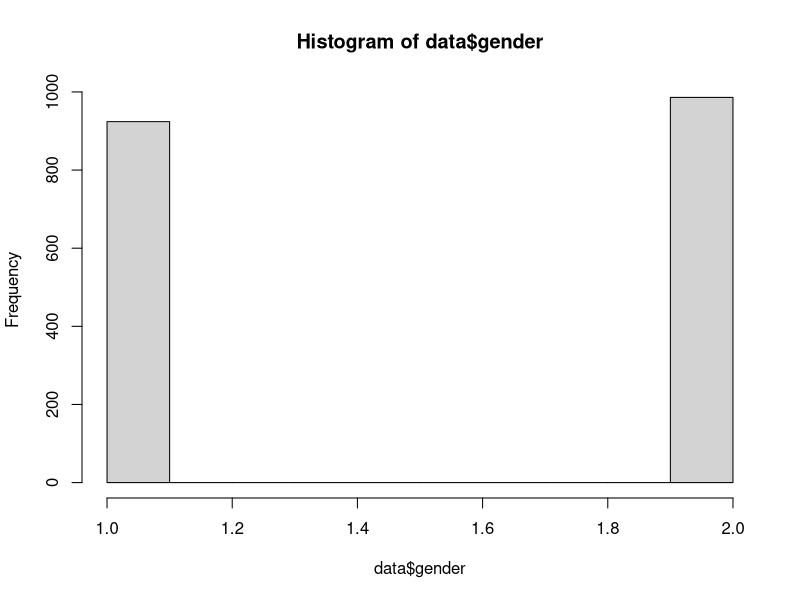
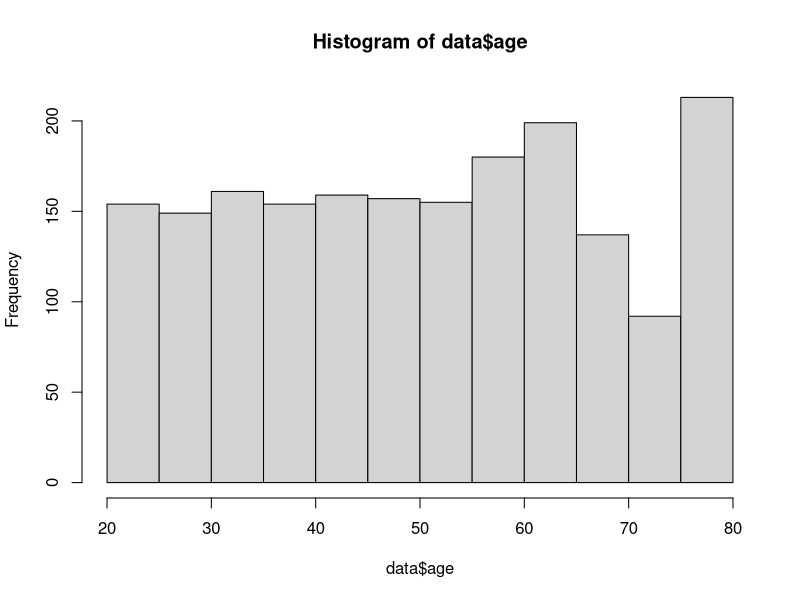
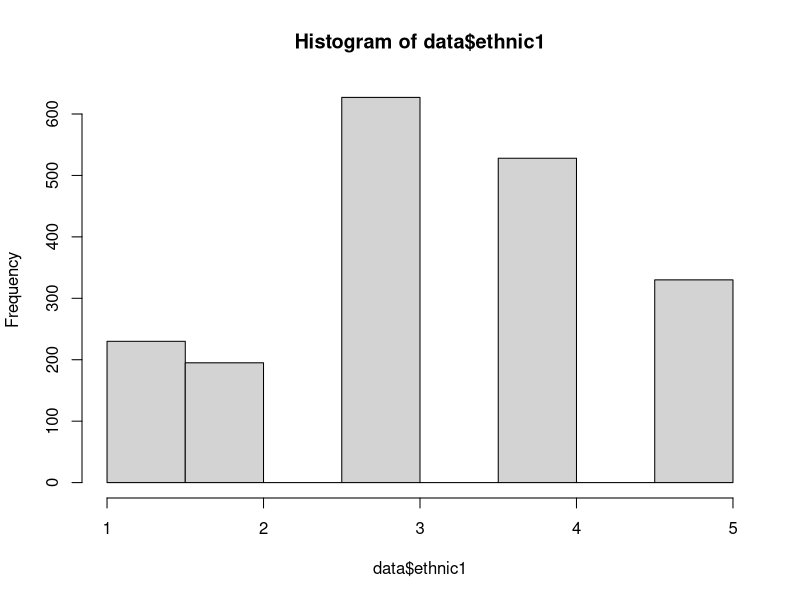
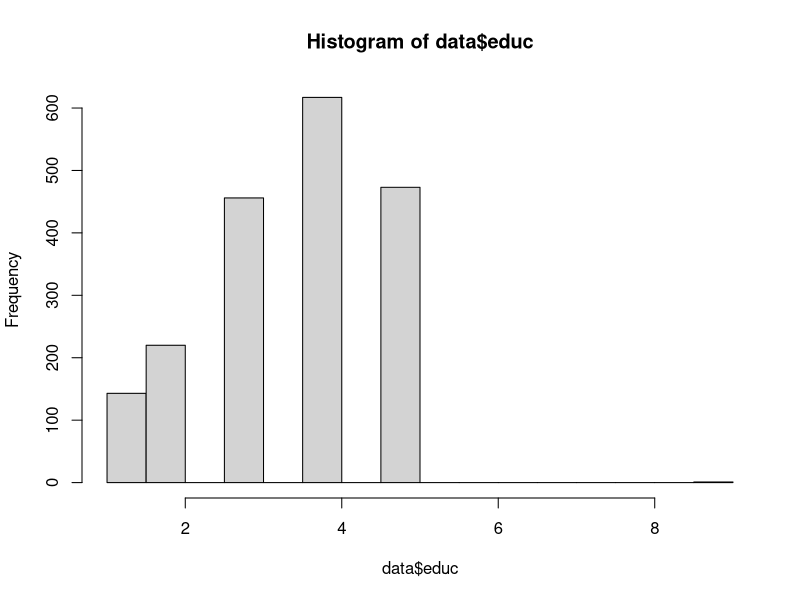
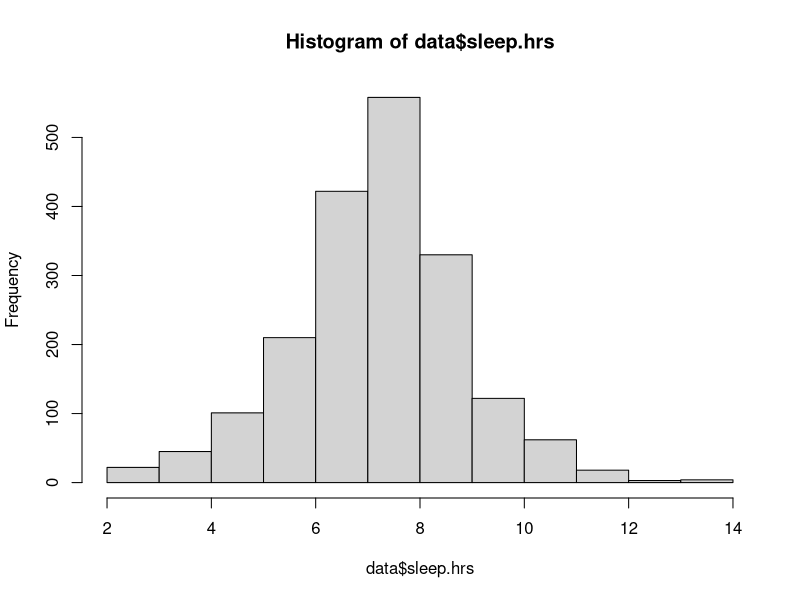
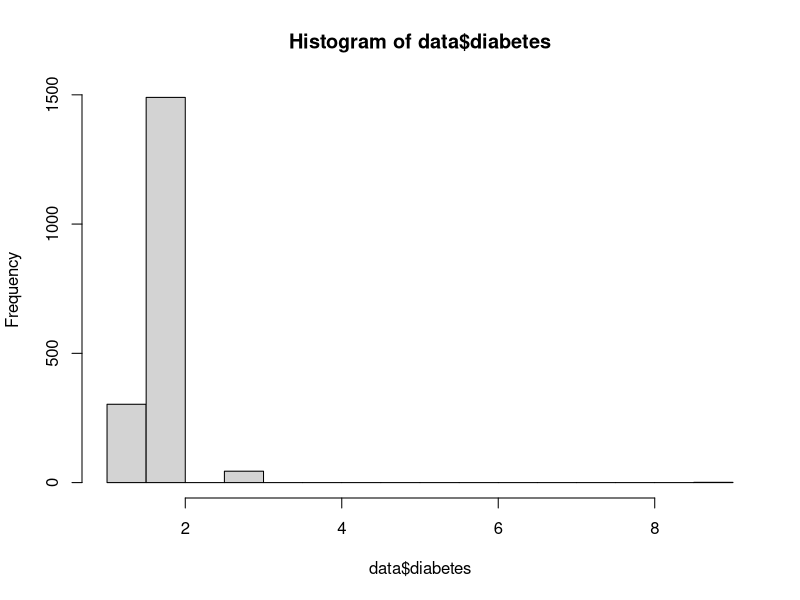
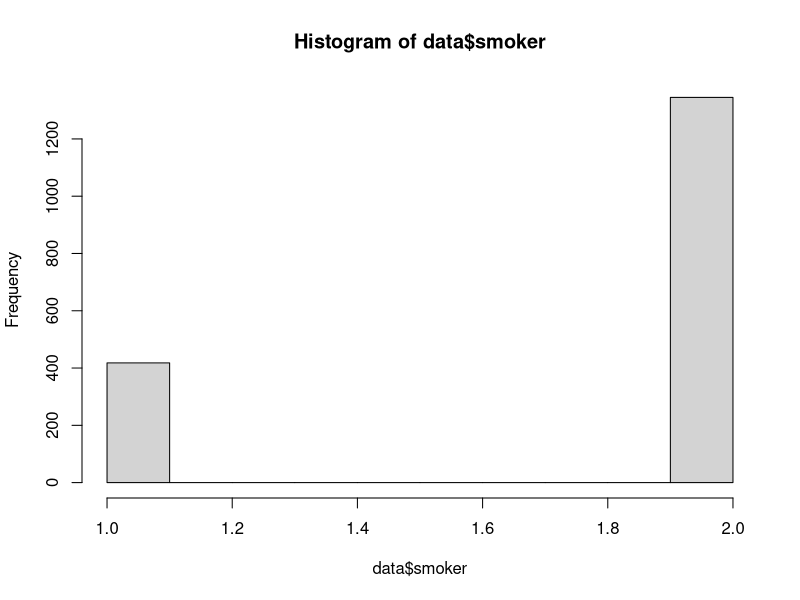
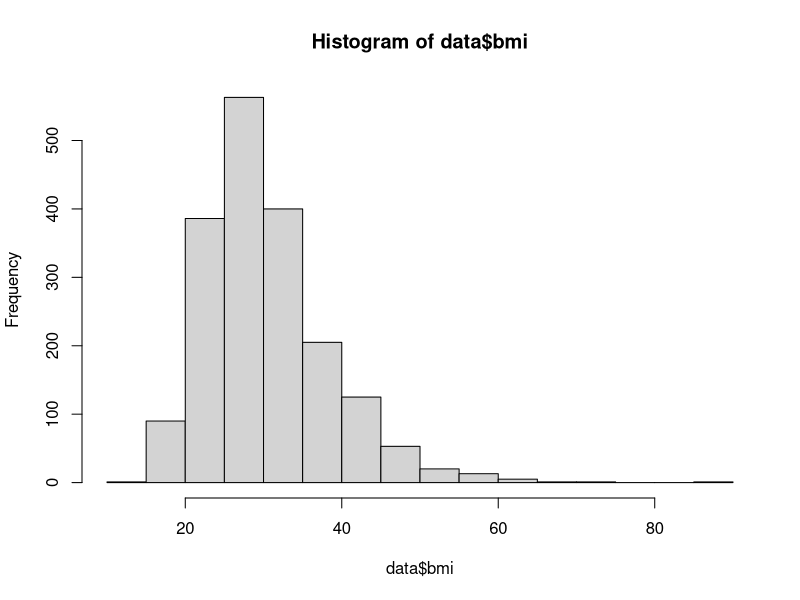

The R script that drew these images, in order:
## ---- chunk 1
knitr::opts_chunk$set(echo = TRUE)
## ---- chunk 2
library(tidyverse)
## ---- chunk 3
# Load the CSV file
data <- read.csv("final_cardiac_data.csv")
data_clean = read.csv("final_cardiac_data.csv")
# Data Overview
head(data)
str(data)

# Find all NA value
data[!complete.cases(data), ]

# Find column with NA
columns_with_na <- colSums(is.na(data)) > 0; columns_with_na
## ---- chunk 4
hist(data$gender)
hist(data$age)
hist(data$ethnic1)
hist(data$educ)
hist(data$sleep.hrs)
hist(data$diabetes)
hist(data$smoker)
hist(data$bmi)
## ---- chunk 5
data <- select(data, -c("X", "seqn"))

BMI_NA = sum(is.na(data$bmi)) # 46 missing values
length(data$bmi)
BMI_perc_NA = round((sum(is.na(data$bmi))/length(data$bmi))*100,2)
# only 46/1910 (~2%) of the data in the bmi column is missing
hist(data$bmi)
## ---- chunk 6
# median imputation
data_clean$bmi <- ifelse(is.na(data$bmi), median(data$bmi), data$bmi)
hist(data_clean$bmi, col = "lightblue", main = "BMI Distribution", xlab = "BMI")
## ---- chunk 7
summary(data)
## ---- chunk 8
# Remove all na value, and find the relation between each variable
data <- data[, !(names(data) %in% c("X", "seqn"))]
data_no_na <- na.omit(data)
cor_matrix <- cor(data_no_na)
heatmap(cor_matrix)
pairs(data_no_na)
## ---- chunk 9
## code for model to fill in missing values (for ryan )
bmi_model = lm(bmi ~ educ + age + gender + ethnic1, data = na.omit(data))
summary(bmi_model) # R^2 = 0.01365
# educ and age are insignificant predictors, so we drop them from the model
bmi_model = lm(bmi ~ gender + ethnic1, data = na.omit(data))
summary(bmi_model) 

# Find rows with missing values
rows_with_na <- is.na(data$bmi)
# Select the rows with missing values
data_missing <- data[rows_with_na, ]
# Use the linear regression model to predict 'bmi'
predicted_values <- predict(bmi_model, newdata = data_missing)
# Replace the missing values with the predicted values in the original data frame
data$bmi[rows_with_na] <- predicted_values
## ---- chunk 10
## EXTRA -- WORK IN PROGRESS
ggplot(data_clean, aes(x = bmi, group = factor(event))) +
  geom_boxplot() +
  ggtitle("BMI Distribution by Cardiac Arrest") +
  xlab("BMI") +
  ylab("Cardiac Event")
## ---- chunk 11
table(data$gender)
## ---- chunk 12
table(data$age)
## ---- chunk 13
prop.table(table(data$event))
## ---- chunk 14
table(data$gender)
## ---- chunk 15
table(data$gender)
## ---- chunk 16
table(data$gender)
